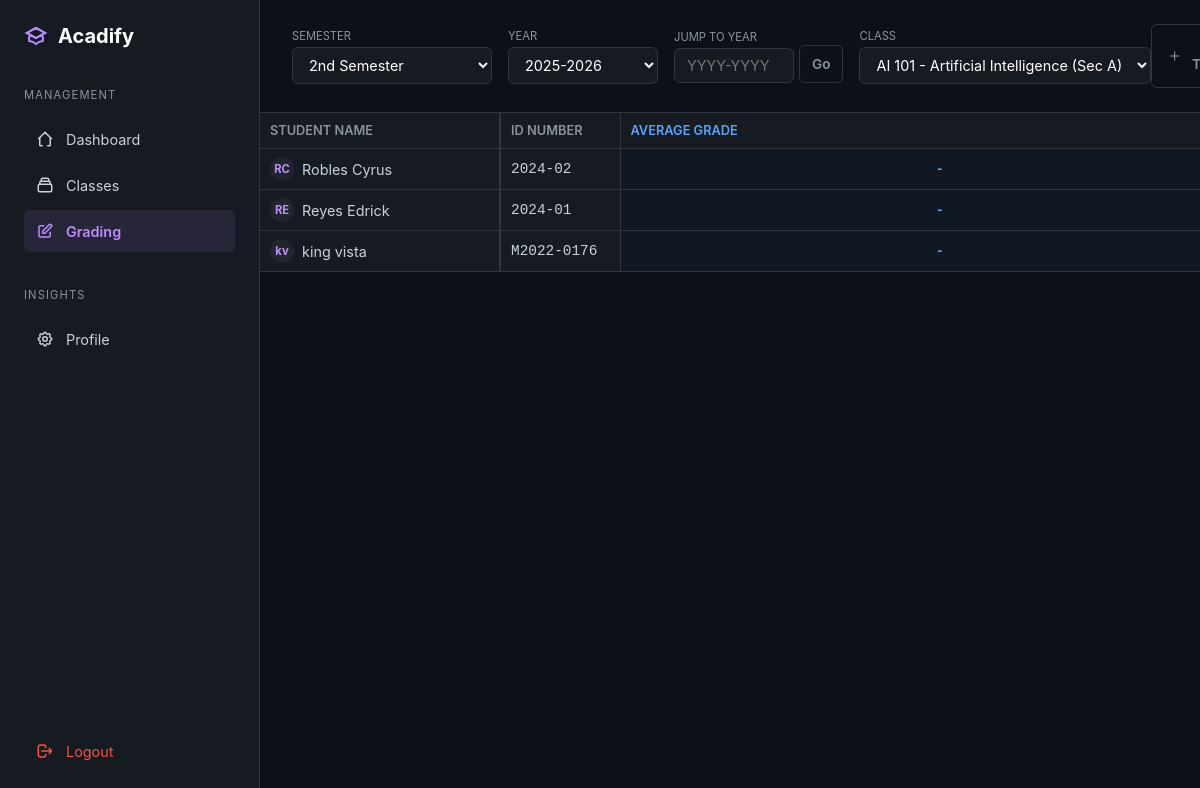
Page /teacher/grading (signed in) on the earlier database version.
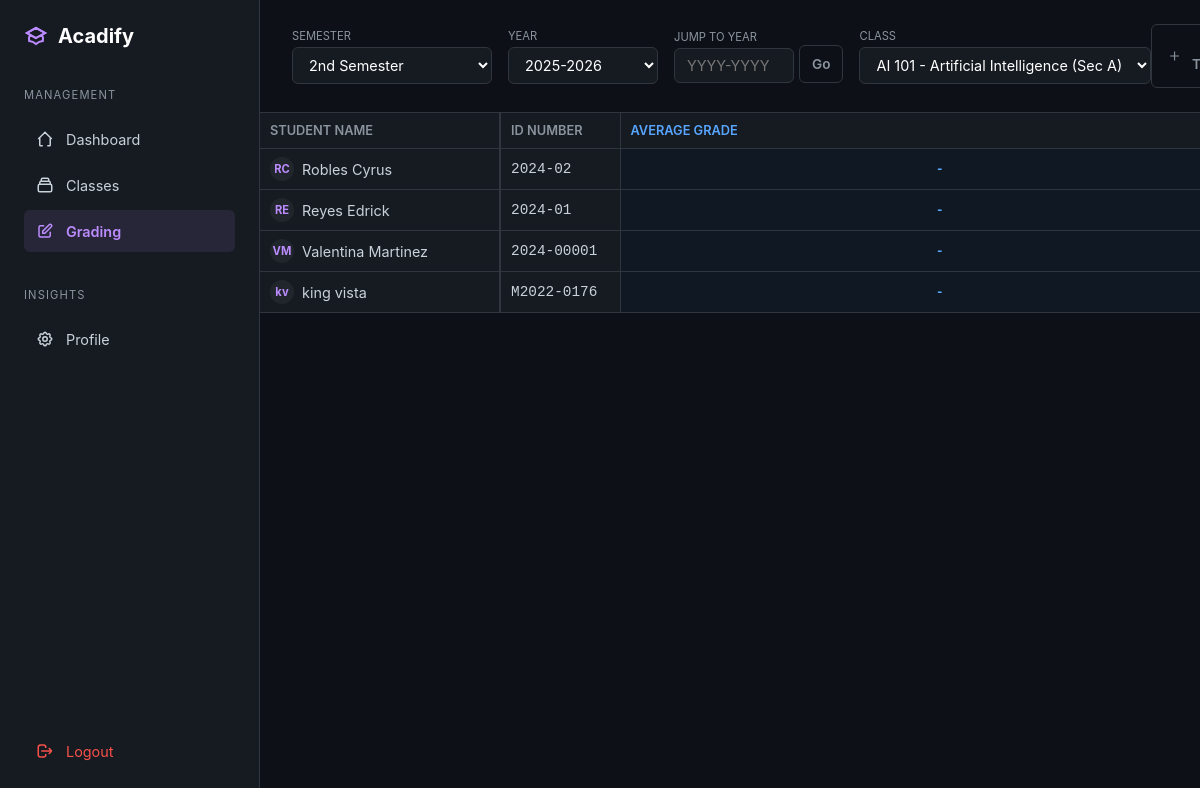
Same page on the later database version.
### models.py (models this page shows, shortened)
class Student(db.Model):
    __tablename__ = 'student'
    id = db.Column(db.Integer, primary_key=True)
    user_id = db.Column(db.Integer, db.ForeignKey('user.id'), nullable=False, unique=True)
    student_number = db.Column(db.String(50), unique=True, nullable=False, index=True)
    first_name = db.Column(db.String(100), nullable=False)
    last_name = db.Column(db.String(100), nullable=False)
    department = db.Column(db.String(100), nullable=False)  # "College of Engineering"
    program = db.Column(db.String(100), nullable=False)  # "BS Computer Science"
    year_level = db.Column(db.String(20), nullable=False)  # "1st Year", "2nd Year", etc.
    section = db.Column(db.String(20), nullable=True)  # "A", "B", "C" (null for irregular)
    created_at = db.Column(db.DateTime, default=datetime.utcnow)
    enrollments = db.relationship('Enrollment', backref='student', lazy='dynamic', cascade='all, delete-orphan')
    grades = db.relationship('Grade', backref='student', lazy='dynamic', cascade='all, delete-orphan')
    def get_full_name(self):
        return f"{self.first_name} {self.last_name}"

class Enrollment(db.Model):
    __tablename__ = 'enrollment'
    id = db.Column(db.Integer, primary_key=True)
    student_id = db.Column(db.Integer, db.ForeignKey('student.id'), nullable=False, index=True)
    class_id = db.Column(db.Integer, db.ForeignKey('class.id'), nullable=False, index=True)
    enrollment_date = db.Column(db.DateTime, default=datetime.utcnow)
    status = db.Column(db.String(20), default='enrolled')  # 'enrolled', 'dropped', 'completed'
    final_grade = db.Column(db.Float, nullable=True)

### blueprints/teacher/routes.py (the view)
@teacher_bp.route('/grading')
@teacher_required
def grading():
    teacher = current_user.teacher_profile
    current_school_year = Config.get_current_school_year()
    current_semester = Config.get_current_semester()
    selected_year = request.args.get('year')      # None if not in URL
    selected_semester = request.args.get('semester')  # None if not in URL
    if selected_year is None:
        selected_year = current_school_year
    if selected_semester is None:
        selected_semester = current_semester
    query = Class.query.filter_by(teacher_id=teacher.id)
    if selected_year != 'all':
        query = query.filter_by(school_year=selected_year)
    if selected_semester != 'all':
        query = query.filter_by(semester=selected_semester)
    classes = query.order_by(
        Class.school_year.desc(),
        Class.semester
    ).all()
    all_teacher_classes = Class.query.filter_by(teacher_id=teacher.id).all()
    available_years = sorted(
        list(set([cls.school_year for cls in all_teacher_classes])),
        reverse=True
    )
    selected_class_id = request.args.get('class_id', type=int)
    if selected_class_id:
        selected_class = Class.query.filter_by(
            id=selected_class_id,
            teacher_id=teacher.id
        ).first()
    else:
        selected_class = classes[0] if classes else None
    grading_data = None
    if selected_class:
        enrollments = Enrollment.query.filter_by(
            class_id=selected_class.id,
            status='enrolled'
        ).join(Student).order_by(Student.last_name, Student.first_name).all()
        tests = Test.query.filter_by(
            class_id=selected_class.id
        ).order_by(Test.test_date).all()
        students_data = []
        for enrollment in enrollments:
            student = enrollment.student
            test_grades = {}
            for test in tests:
                grade = Grade.query.filter_by(
                    test_id=test.id,
                    student_id=student.id
                ).first()
                test_grades[test.id] = grade.final_grade if grade else None
            students_data.append({
                'student': student,
                'enrollment': enrollment,
                'test_grades': test_grades
            })
        grading_data = {
            'students': students_data,
            'tests': tests
        }
    return render_template(
        'teacher/grading.html',
        teacher=teacher,
        classes=classes,
        selected_class=selected_class,
        grading_data=grading_data,
        current_school_year=current_school_year,
        current_semester=current_semester,
        available_years=available_years,
        selected_year=selected_year or 'all',      # ✅ Pass back to template
        selected_semester=selected_semester or 'all'  # ✅ Pass back to template
    )

### app.py (called while the page is built)
def create_app(config_name='development'):
    app = Flask(__name__)
    app.config.from_object(config[config_name])
    db.init_app(app)
    migrate.init_app(app, db)
    login_manager.init_app(app)
    bcrypt.init_app(app)
    login_manager.login_view = 'auth.login'  # Redirect to login page if not authenticated
    login_manager.login_message = 'Please log in to access this page.'
    login_manager.login_message_category = 'info'
    @login_manager.user_loader
    def load_user(user_id):
        from models import User
        return User.query.get(int(user_id))
    register_blueprints(app)
    register_error_handlers(app)
    with app.app_context():
        import models
    return app

### blueprints/teacher/routes.py (called while the page is built)
def teacher_required(f):
    from functools import wraps
    @wraps(f)
    @login_required
    def decorated_function(*args, **kwargs):
        if current_user.role != 'teacher':
            flash('Access denied. Teachers only.', 'danger')
            return redirect(url_for('index'))
        return f(*args, **kwargs)
    return decorated_function

### templates/teacher/grading.html (shortened to what the changed rows need)
<!DOCTYPE html>
<html lang="en">
<head>
</head>
<body>
    <main class="main-content">
        {% if selected_class and grading_data %}
        <div class="spreadsheet-container">
            <table id="gradeTable">
                <thead>
                    <tr id="headerRow">
                        <th style="min-width: 240px;">Student Name</th>
                        <th style="min-width: 120px;">ID Number</th>
                        <th style="min-width: 100px; color: var(--accent-blue);">Average Grade</th>
                    </tr>
                </thead>
                <tbody id="tableBody">
                    {% for student_data in grading_data.students %}
                    <tr data-student-id="{{ student_data.student.id }}">
                        <td>
                            <div class="cell-info">
                                <div class="student-name-container">
                                    <div class="student-avatar">
                                        {{ student_data.student.first_name[0] }}{{ student_data.student.last_name[0] }}
                                    </div>
                                    {{ student_data.student.get_full_name() }}
                                </div>
                            </div>
                        </td>
                        <td>
                            <div class="cell-info" style="font-family: monospace;">
                                {{ student_data.student.student_number }}
                            </div>
                        </td>
                        <td>
                            <input type="text"
                                   class="cell-input cell-calc"
                                   id="avg-{{ student_data.student.id }}"
                                   value="{{ '%.2f'|format(student_data.enrollment.final_grade) if student_data.enrollment.final_grade else '-' }}"
                                   readonly>
                        </td>
                    </tr>
                    {% endfor %}
                </tbody>
            </table>
        </div>
        {% endif %}
    </main>
</body>
</html>

Differences in the rows shown:
now on this page (row unchanged): Student: student "V", student "M", student.get_full_name "Valentina Martinez", student.student_number "2024-00001"
added Enrollment: final_grade "-"
